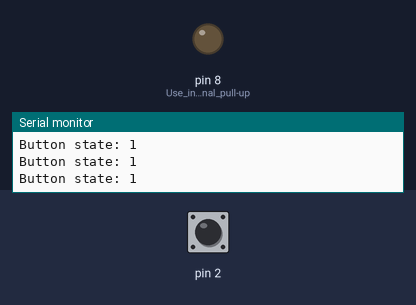
The sketch below on a simulated Arduino Uno, built with avr-gcc and run on an emulated ATmega328P. Shown: output pins drawn as LEDs (lit = HIGH), the last lines printed to the serial monitor. The test bench sets the inputs (shaded band); at power-on: pin 2 HIGH.

Above: at 1.8 s.
1.9 s: pin 2 pulled LOW for 0.6 s
At 2.4 s:
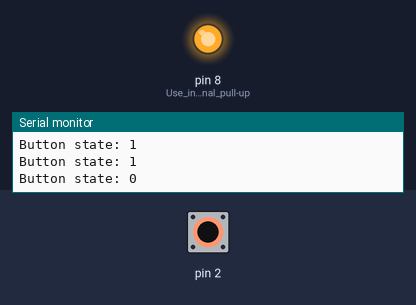
4.0 s: pin 2 pulled LOW for 3.2 s
At 7.8 s:
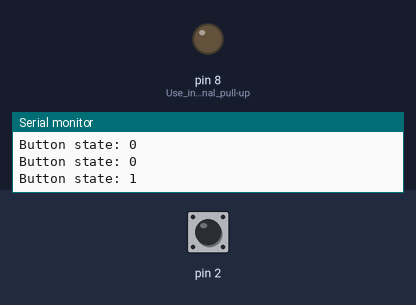
Timing chart, 0 to 9.3 s (numbered marks = the images above; inputs shaded):
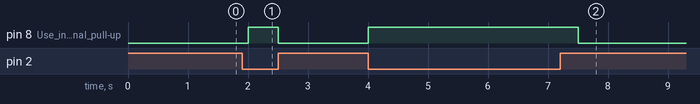

Measured:
- after the input at 1.9 s, pin 8 (Use_internal_pull-up): LOW → HIGH after 0.10 s, → LOW 0.50 s later
- after the input at 4.0 s, pin 8 (Use_internal_pull-up): LOW → HIGH at once, → LOW 3.5 s later

The sketch:

Button_with_LED.ino.ino
```cpp
void setup() {
  Serial.begin(9600);
  pinMode(2, INPUT_PULLUP);
  pinMode(8,OUTPUT);  // Use internal pull-up
}

void loop() {
  int buttonState = digitalRead(2);
  Serial.print("Button state: ");
  Serial.println(buttonState); // 1 = not pressed, 0 = pressed
  if(buttonState == 0){
    digitalWrite(8,HIGH);
  }
  else{
    digitalWrite(8,LOW);
  }
  delay(500);
}
```
